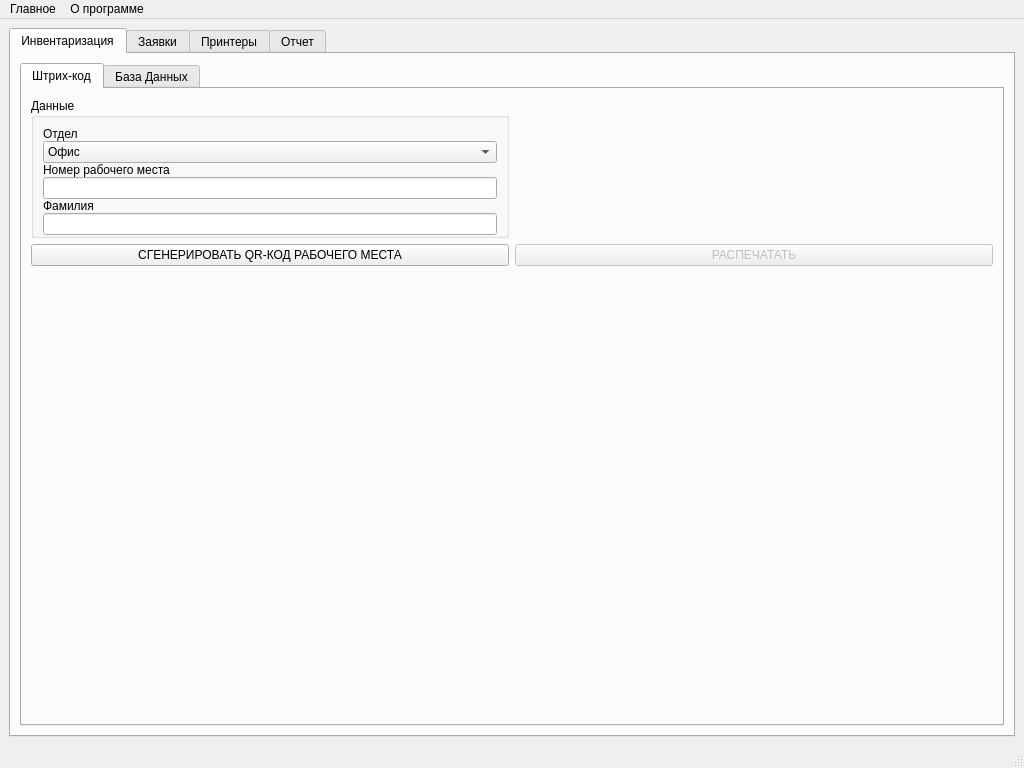
<?xml version="1.0" encoding="UTF-8"?>
<ui version="4.0">
 <class>MainWindow</class>
 <widget class="QMainWindow" name="MainWindow">
  <property name="geometry">
   <rect>
    <x>0</x>
    <y>0</y>
    <width>1024</width>
    <height>768</height>
   </rect>
  </property>
  <property name="windowTitle">
   <string>MainWindow</string>
  </property>
  <widget class="QWidget" name="centralwidget">
   <layout class="QGridLayout" name="gridLayout">
    <item row="0" column="0">
     <widget class="QTabWidget" name="tabWidget">
      <property name="enabled">
       <bool>true</bool>
      </property>
      <property name="currentIndex">
       <number>0</number>
      </property>
      <widget class="QWidget" name="tab_inv">
       <attribute name="title">
        <string>Инвентаризация</string>
       </attribute>
       <layout class="QGridLayout" name="gridLayout_3">
        <item row="0" column="0">
         <widget class="QTabWidget" name="inv_tab">
          <property name="enabled">
           <bool>true</bool>
          </property>
          <property name="currentIndex">
           <number>0</number>
          </property>
          <widget class="QWidget" name="bc_tab">
           <attribute name="title">
            <string>Штрих-код</string>
           </attribute>
           <layout class="QGridLayout" name="gridLayout_5">
            <item row="0" column="0">
             <layout class="QGridLayout" name="gridLayout_4">
              <item row="0" column="0">
               <widget class="QGroupBox" name="bc_group">
                <property name="title">
                 <string>Данные</string>
                </property>
                <layout class="QGridLayout" name="gridLayout_2">
                 <property name="bottomMargin">
                  <number>0</number>
                 </property>
                 <property name="spacing">
                  <number>0</number>
                 </property>
                 <item row="5" column="0">
                  <widget class="QLineEdit" name="SecondName"/>
                 </item>
                 <item row="3" column="0">
                  <widget class="QLineEdit" name="number_workstation_btn"/>
                 </item>
                 <item row="1" column="0">
                  <widget class="QComboBox" name="department">
                   <item>
                    <property name="text">
                     <string>Офис</string>
                    </property>
                   </item>
                   <item>
                    <property name="text">
                     <string>Транспортный отдел</string>
                    </property>
                   </item>
                   <item>
                    <property name="text">
                     <string>Администрация</string>
                    </property>
                   </item>
                   <item>
                    <property name="text">
                     <string>Складской офис</string>
                    </property>
                   </item>
                   <item>
                    <property name="text">
                     <string>Склад</string>
                    </property>
                   </item>
                  </widget>
                 </item>
                 <item row="2" column="0">
                  <widget class="QLabel" name="label_4">
                   <property name="text">
                    <string>Номер рабочего места</string>
                   </property>
                  </widget>
                 </item>
                 <item row="4" column="0">
                  <widget class="QLabel" name="label_5">
                   <property name="text">
                    <string>Фамилия</string>
                   </property>
                  </widget>
                 </item>
                 <item row="0" column="0">
                  <widget class="QLabel" name="label_3">
                   <property name="text">
                    <string>Отдел</string>
                   </property>
                  </widget>
                 </item>
                </layout>
               </widget>
              </item>
              <item row="0" column="1">
               <widget class="QLabel" name="QR">
                <property name="text">
                 <string/>
                </property>
               </widget>
              </item>
              <item row="3" column="0">
               <widget class="QPushButton" name="qr_generator">
                <property name="text">
                 <string>СГЕНЕРИРОВАТЬ QR-КОД РАБОЧЕГО МЕСТА</string>
                </property>
               </widget>
              </item>
              <item row="3" column="1">
               <widget class="QPushButton" name="print_btn">
                <property name="enabled">
                 <bool>false</bool>
                </property>
                <property name="text">
                 <string>РАСПЕЧАТАТЬ</string>
                </property>
               </widget>
              </item>
              <item row="5" column="1">
               <spacer name="horizontalSpacer_2">
                <property name="orientation">
                 <enum>Qt::Horizontal</enum>
                </property>
                <property name="sizeHint" stdset="0">
                 <size>
                  <width>40</width>
                  <height>20</height>
                 </size>
                </property>
               </spacer>
              </item>
              <item row="4" column="1">
               <spacer name="verticalSpacer">
                <property name="orientation">
                 <enum>Qt::Vertical</enum>
                </property>
                <property name="sizeHint" stdset="0">
                 <size>
                  <width>20</width>
                  <height>40</height>
                 </size>
                </property>
               </spacer>
              </item>
              <item row="4" column="0">
               <spacer name="verticalSpacer_2">
                <property name="orientation">
                 <enum>Qt::Vertical</enum>
                </property>
                <property name="sizeHint" stdset="0">
                 <size>
                  <width>20</width>
                  <height>40</height>
                 </size>
                </property>
               </spacer>
              </item>
              <item row="5" column="0">
               <spacer name="horizontalSpacer">
                <property name="orientation">
                 <enum>Qt::Horizontal</enum>
                </property>
                <property name="sizeHint" stdset="0">
                 <size>
                  <width>40</width>
                  <height>20</height>
                 </size>
                </property>
               </spacer>
              </item>
             </layout>
            </item>
           </layout>
          </widget>
          <widget class="QWidget" name="tab_3">
           <attribute name="title">
            <string>База Данных</string>
           </attribute>
          </widget>
         </widget>
        </item>
       </layout>
      </widget>
      <widget class="QWidget" name="tab_2">
       <attribute name="title">
        <string>Заявки</string>
       </attribute>
      </widget>
      <widget class="QWidget" name="tab">
       <attribute name="title">
        <string>Принтеры</string>
       </attribute>
      </widget>
      <widget class="QWidget" name="tab_6">
       <attribute name="title">
        <string>Отчет</string>
       </attribute>
      </widget>
     </widget>
    </item>
   </layout>
  </widget>
  <widget class="QStatusBar" name="statusbar"/>
  <widget class="QMenuBar" name="menuBar">
   <property name="geometry">
    <rect>
     <x>0</x>
     <y>0</y>
     <width>1024</width>
     <height>21</height>
    </rect>
   </property>
   <widget class="QMenu" name="menu">
    <property name="autoFillBackground">
     <bool>false</bool>
    </property>
    <property name="title">
     <string>Главное</string>
    </property>
    <addaction name="action"/>
   </widget>
   <widget class="QMenu" name="menu_2">
    <property name="title">
     <string>О программе</string>
    </property>
   </widget>
   <addaction name="menu"/>
   <addaction name="menu_2"/>
  </widget>
  <action name="action">
   <property name="checkable">
    <bool>false</bool>
   </property>
   <property name="checked">
    <bool>false</bool>
   </property>
   <property name="text">
    <string>Инвентаризация</string>
   </property>
  </action>
 </widget>
 <resources/>
 <connections/>
</ui>
